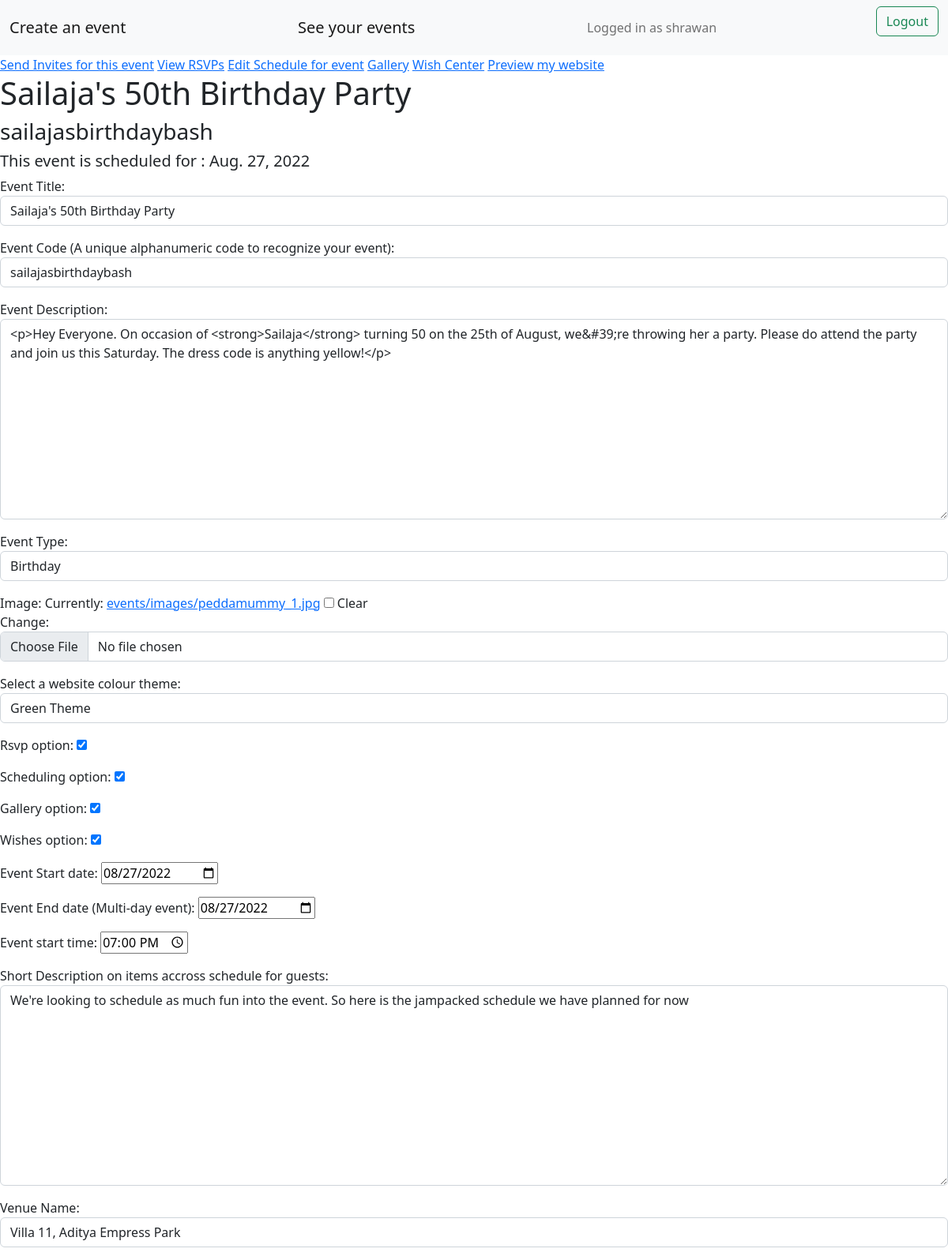
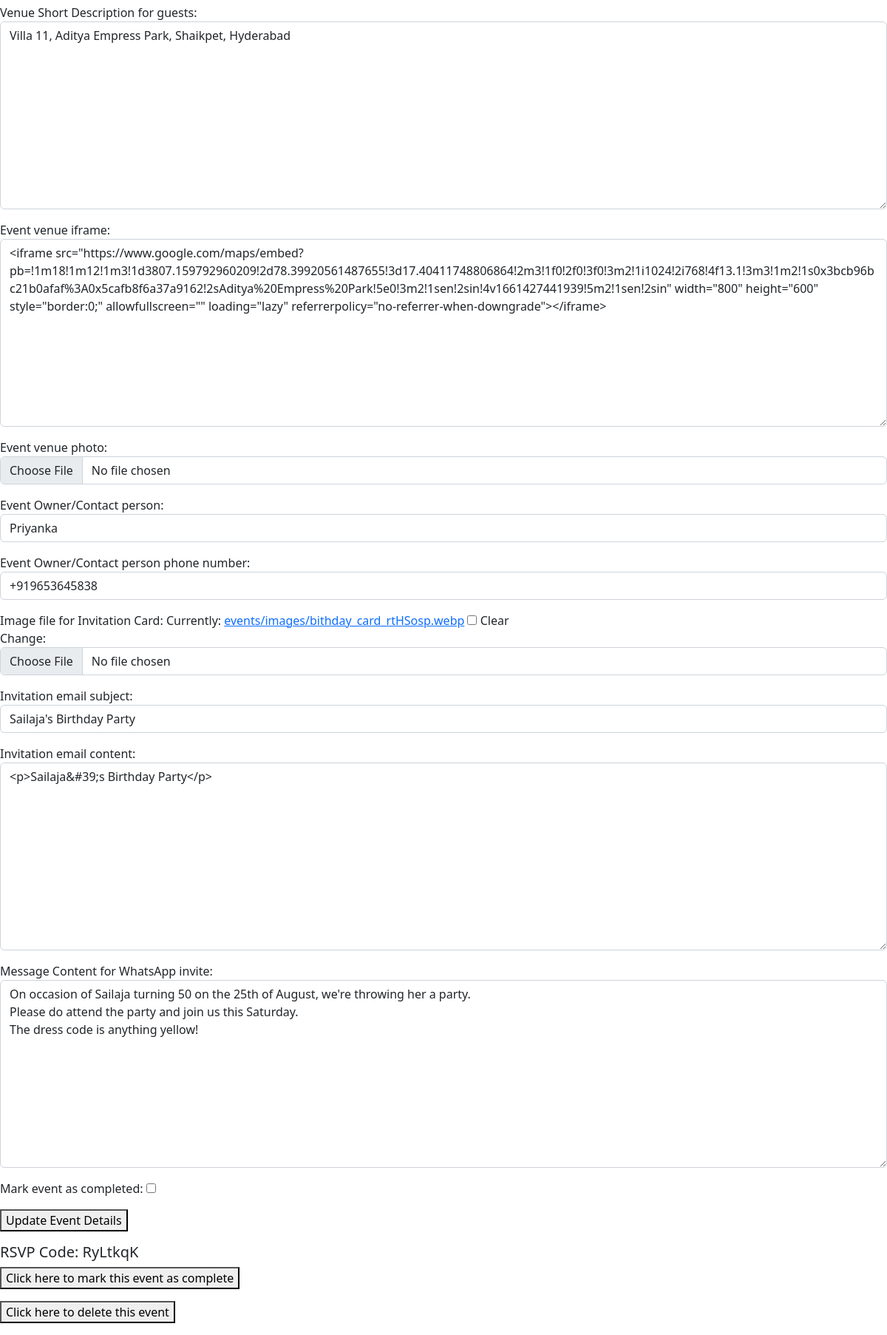
Page /event/sailajasbirthdaybash (signed in) on the committed database (2 pictures, top to bottom).
### accounts/models.py (models this page shows, shortened)
class Account(AbstractBaseUser):
    email = models.EmailField(verbose_name="email",max_length=60,unique=True)
    username = models.CharField(max_length=30,unique=True)
    date_joined = models.DateTimeField(verbose_name="date joined",auto_now_add=True)
    last_login = models.DateTimeField(verbose_name="last login",auto_now=True)
    is_admin = models.BooleanField(default=False)
    is_active = models.BooleanField(default=True)
    is_staff = models.BooleanField(default=False)
    is_superuser = models.BooleanField(default=False)
    profile_image = models.ImageField(max_length=255,upload_to = get_profile_image_filepath, null = True, blank = True)
    hide_email = models.BooleanField(default=True)
    phone_number = PhoneNumberField(unique=True)
    USERNAME_FIELD = 'email'
    REQUIRED_FIELDS = ['username','phone_number']
    objects = MyAccountManager()

### events/models.py (models this page shows, shortened)
class Event(models.Model):
    title = models.CharField(max_length=200)
    eventcode = models.CharField(max_length=50,primary_key=True)
    description = RichTextField(blank=True)
    eventtype = models.CharField(max_length=200)
    created = models.DateTimeField(auto_now_add=True)
    location = models.CharField(max_length=200)
    contactperson = models.CharField(max_length=200)
    contactpersonphone = PhoneNumberField()
    user = models.ForeignKey(Account,on_delete=models.CASCADE)
    mark_event_as_completed = models.BooleanField(default=False)
    image = models.ImageField(upload_to='events/images/',blank=True)
    invitation_email_subject = models.CharField(max_length=200, blank=True)
    invitation_email_content = RichTextField(blank=True)
    invitation_whatsapp_content = models.TextField(blank=True,null=True)
    invitation_image = models.ImageField(upload_to='events/images/',blank=True,null = True)
    eventstartdate = models.DateField()
    eventenddate = models.DateField()
    event_start_time = models.TimeField(default=datetime.time(00, 00))
    event_end_time = models.TimeField(blank = True,null=True)
    information_on_schedule = models.TextField(blank=True,null = True)
    event_venue_iframe = models.TextField(blank = True,null=True)
    event_venue_photo = models.ImageField(upload_to='events/images/',blank=True,null=True)
    eventrange = models.PositiveSmallIntegerField(default = 1)
    information_on_venue = models.TextField(blank=True,null = True)
    rsvp_option = models.BooleanField(default=True)
    scheduling_option = models.BooleanField(default=True)
    gallery_option = models.BooleanField(default=True)
    wishes_option = models.BooleanField(default=True)
    rsvp_code = models.CharField(max_length=7,blank=True)
    theme = models.CharField(max_length=50, choices=THEME_CHOICES, default='default-theme.css')

### invites/views.py (the view, shortened to what this page needs)
# urls.py: path('event/<str:eventcode_key>',views.viewevent,name='viewevent'),
@login_required
def viewevent(request,eventcode_key):
    event = Event.objects.filter(user = request.user, eventcode = eventcode_key)[0]
    if request.method == 'GET':
        form = EventForm(instance = event)
        return render(request,'invites/viewevent.html',{'event':event,'form':form})

### invites/templates/invites/viewevent.html (shortened to what this page needs)
{% extends 'invites/base.html' %}
{% block content %}
<a href = "{% url 'sendinvites' event.eventcode %}">Send Invites for this event</a>
<a href = "{% url 'viewrsvps' event.eventcode %}">View RSVPs</a>
{% if event.scheduling_option %}
<a href = "{% url 'eventscheduler' event.eventcode %}">Edit Schedule for event</a>
{% endif %}
{% if event.gallery_option %}
<a href ="{% url 'gallery' event.eventcode %}">Gallery</a>
{% endif %}
{% if event.wishes_option %}
<a href ="{% url 'wishcenter' event.eventcode %}">Wish Center</a>
{% endif %}
<a href ="{% url 'events:eventhomepage' event.eventcode %}">Preview my website</a>
<h1>{{ event.title }}</h1>
<h3>{{ event.eventcode }}</h3>
{% if event.datecompleted %}
    <h4>This Event ended on {{ event.datecompleted }}</h4>
{% else %}
    <h5>This event is scheduled for : {{ event.eventstartdate }}</h5>
{% endif %}
<form method="POST" enctype='multipart/form-data'>
    {{form.as_p}}
    <button type="submit">Update Event Details</button>
</form>
{% if event.rsvp_code %}
<h5>RSVP Code: {{ event.rsvp_code }}</h5>
{% endif %}
<form method="POST" action="{% url 'completeevent' event.eventcode %}">
    <button type="submit">Click here to mark this event as complete</button>
</form>
<form method="POST" action="{% url 'deleteevent' event.eventcode %}">
    <button type="submit">Click here to delete this event</button>
</form>
{% endblock %}

### invites/templates/invites/base.html (shortened to what this page needs)
<link href="https://cdn.jsdelivr.net/npm/bootstrap@5.2.0/dist/css/bootstrap.min.css" rel="stylesheet">
{% if user.is_authenticated %}
    <nav class="navbar bg-light">
        <div class="container-fluid">
            <a class="navbar-brand" href = "{% url 'createevent' %}">Create an event</a>
            <a class="navbar-brand" href = "{% url 'allactions' %}">See your events</a>
            <span class="navbar-text">
                Logged in as {{ user.username }}
            </span>
            <form method="POST" action = "{% url 'logoutuser' %}">
                <button class="btn btn-outline-success" type="submit">Logout</button>
            </form>
        </div>
    </nav>
{% endif %}
{% block content%}{% endblock %}

### rows in the picture
Account: username "shrawan"
Event: title "Sailaja's 50th Birthday Party", eventcode "sailajasbirthdaybash", eventstartdate "Aug. 27, 2022", description "<p>Hey Everyone. On occasion of <strong>Sailaja</strong> turning 50 on the 25th of August, we&#39;re throwing her a party. Please do attend the party and join us this Saturday. The dress code is anything yellow!</p>", eventtype "Birthday", theme "Green Theme", rsvp_option "☑", scheduling_option "☑", gallery_option "☑", wishes_option "☑", eventstartdate "08/27/2022", eventenddate "08/27/2022", event_start_time "19:00:00", information_on_schedule "We're looking to schedule as much fun into the event. So here is the jampacked schedule we have planned for now", location "Villa 11, Aditya Empress Park", information_on_venue "Villa 11, Aditya Empress Park, Shaikpet, Hyderabad", event_venue_iframe "<iframe src=\"https://www.google.com/maps/embed?pb=!1m18!1m12!1m3!1d3807.159792960209!2d78.39920561487655!3d17.40411748806864!2m3!1f0!2f0!3f0!3m2!1i1024!2i768!4f13.1!3m3!1m2!1s0x3bcb96bc21b0afaf%3A0x5cafb8f6a37a9162!2sAditya%20Empress%20Park!5e0!3m2!1sen!2sin!4v1661427441939!5m2!1sen!2sin\" width=\"800\" height=\"600\" style=\"border:0;\" allowfullscreen=\"\" loading=\"lazy\" referrerpolicy=\"no-referrer-when-downgrade\"></iframe>", contactperson "Priyanka", contactpersonphone "+919653645838", invitation_email_subject "Sailaja's Birthday Party", invitation_email_content "<p>Sailaja&#39;s Birthday Party</p>", invitation_whatsapp_content "On occasion of Sailaja turning 50 on the 25th of August, we're throwing her a party. Please do attend the party and join us this Saturday. The dress code is anything yellow!", rsvp_code "RyLtkqK"
